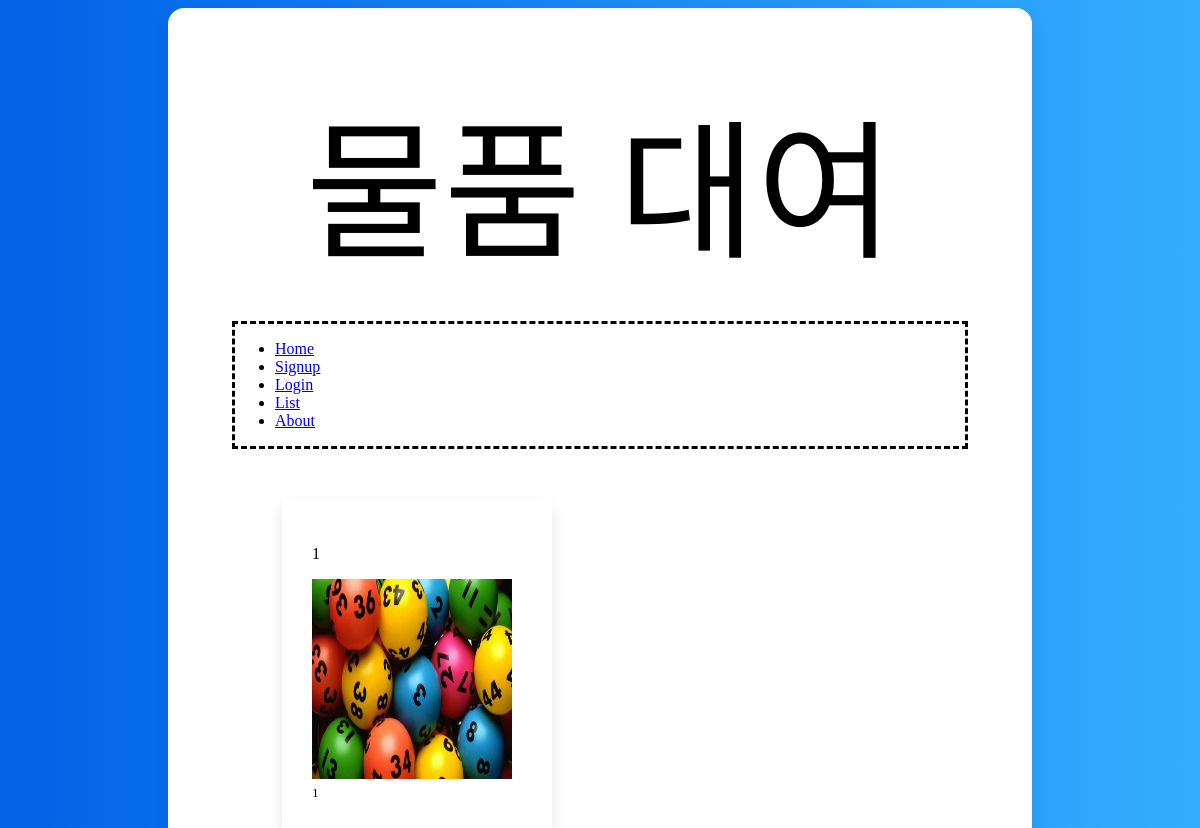
The app's page /, older data.
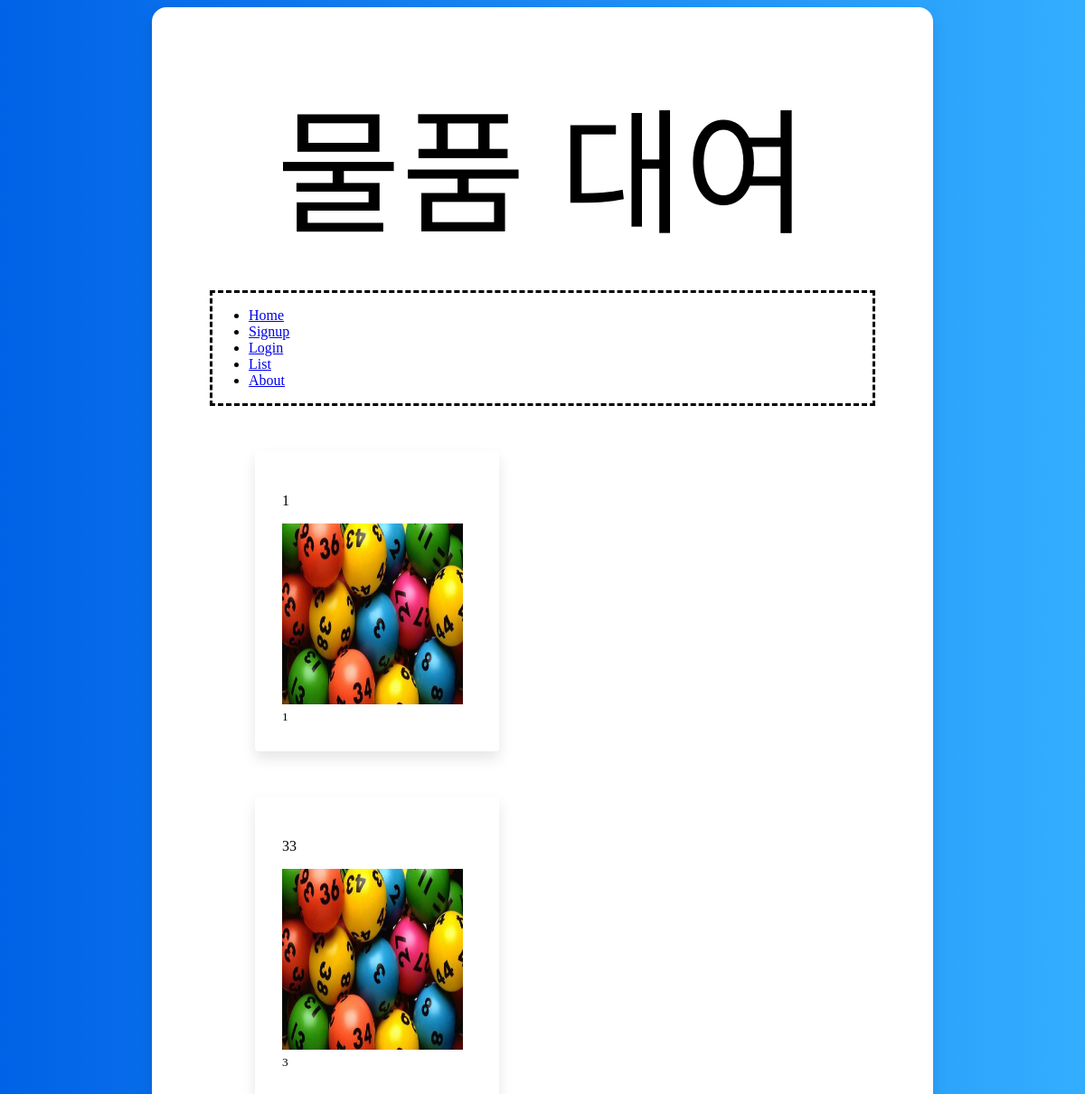
The same page, newer data.
### blog/models.py (models this page shows, shortened)
class Portfolio(models.Model):
    제목 = models.CharField(max_length=200)
    사진 = models.ImageField(upload_to='images/')
    임대기간 = models.IntegerField(default=0)
    포인트 = models.IntegerField(default=0)
    내용 = models.TextField()

### blog/views.py (the view)
# urls.py: path('', views.index, name='index'),
def index(request):
    posts = Portfolio.objects.all()
    return render(request, 'index.html', {'posts' : posts})

### blog/templates/index.html
{% extends 'base.html' %}
{% block content %}
        {% for rental in posts %}
            <div class="review_box">
                <div class="title"><p>{{rental.제목}}</p></div>
                <div class="image"><a href="{% url 'detail' rental.id %}"><img style="height:200px; width: 200px;" src="{{ rental.사진.url }}" alt="Card image cap"></a></div>
                <div class="des"><small>{{rental.내용}}</small></div>
            </div>
        {% endfor %}
{% endblock %}

Row changes from the older to the newer data that the page shows:
added Portfolio: 제목 "33", 사진 (picture), 내용 "3"
